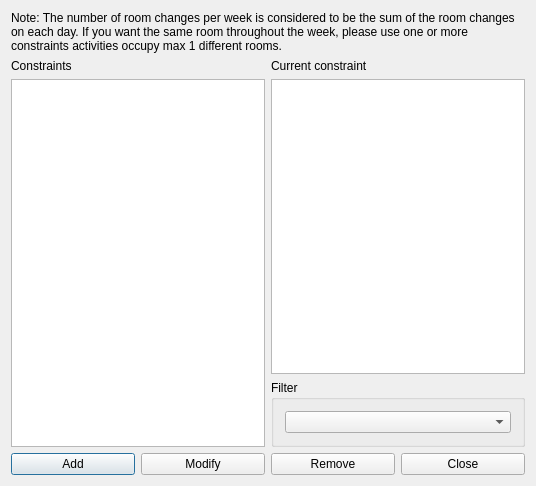
<?xml version="1.0" encoding="UTF-8"?>
<ui version="4.0">
 <class>ConstraintStudentsSetMaxRoomChangesPerWeekForm_template</class>
 <widget class="QDialog" name="ConstraintStudentsSetMaxRoomChangesPerWeekForm_template">
  <property name="geometry">
   <rect>
    <x>0</x>
    <y>0</y>
    <width>536</width>
    <height>486</height>
   </rect>
  </property>
  <property name="windowTitle">
   <string extracomment="This is the title of the dialog to see the list of all constraints of this type">Constraints students set max room changes per week</string>
  </property>
  <layout class="QGridLayout" name="gridLayout_2">
   <item row="3" column="0" colspan="2">
    <layout class="QHBoxLayout" name="horizontalLayout">
     <item>
      <widget class="QPushButton" name="addConstraintPushButton">
       <property name="text">
        <string>Add</string>
       </property>
      </widget>
     </item>
     <item>
      <widget class="QPushButton" name="modifyConstraintPushButton">
       <property name="text">
        <string>Modify</string>
       </property>
      </widget>
     </item>
     <item>
      <widget class="QPushButton" name="removeConstraintPushButton">
       <property name="text">
        <string>Remove</string>
       </property>
      </widget>
     </item>
     <item>
      <widget class="QPushButton" name="closePushButton">
       <property name="text">
        <string>Close</string>
       </property>
      </widget>
     </item>
    </layout>
   </item>
   <item row="1" column="0" rowspan="2">
    <layout class="QVBoxLayout" name="verticalLayout">
     <item>
      <widget class="QLabel" name="constraintsTextLabel">
       <property name="frameShape">
        <enum>QFrame::NoFrame</enum>
       </property>
       <property name="frameShadow">
        <enum>QFrame::Plain</enum>
       </property>
       <property name="text">
        <string>Constraints</string>
       </property>
       <property name="wordWrap">
        <bool>false</bool>
       </property>
      </widget>
     </item>
     <item>
      <widget class="QListWidget" name="constraintsListWidget"/>
     </item>
    </layout>
   </item>
   <item row="1" column="1">
    <layout class="QVBoxLayout" name="verticalLayout_2">
     <item>
      <widget class="QLabel" name="currentConstraintTextLabel">
       <property name="text">
        <string>Current constraint</string>
       </property>
       <property name="wordWrap">
        <bool>false</bool>
       </property>
      </widget>
     </item>
     <item>
      <widget class="QPlainTextEdit" name="currentConstraintTextEdit"/>
     </item>
    </layout>
   </item>
   <item row="2" column="1">
    <widget class="QGroupBox" name="filterGroupBox">
     <property name="title">
      <string>Filter</string>
     </property>
     <layout class="QGridLayout" name="gridLayout">
      <item row="0" column="0">
       <widget class="QComboBox" name="studentsComboBox"/>
      </item>
     </layout>
    </widget>
   </item>
   <item row="0" column="0" colspan="2">
    <widget class="QLabel" name="label">
     <property name="sizePolicy">
      <sizepolicy hsizetype="Minimum" vsizetype="Minimum">
       <horstretch>0</horstretch>
       <verstretch>0</verstretch>
      </sizepolicy>
     </property>
     <property name="text">
      <string>Note: The number of room changes per week is considered to be the sum of the room changes on each day. If you want the same room throughout the week, please use one or more constraints activities occupy max 1 different rooms.</string>
     </property>
     <property name="wordWrap">
      <bool>true</bool>
     </property>
    </widget>
   </item>
  </layout>
 </widget>
 <layoutdefault spacing="6" margin="11"/>
 <resources/>
 <connections/>
</ui>
